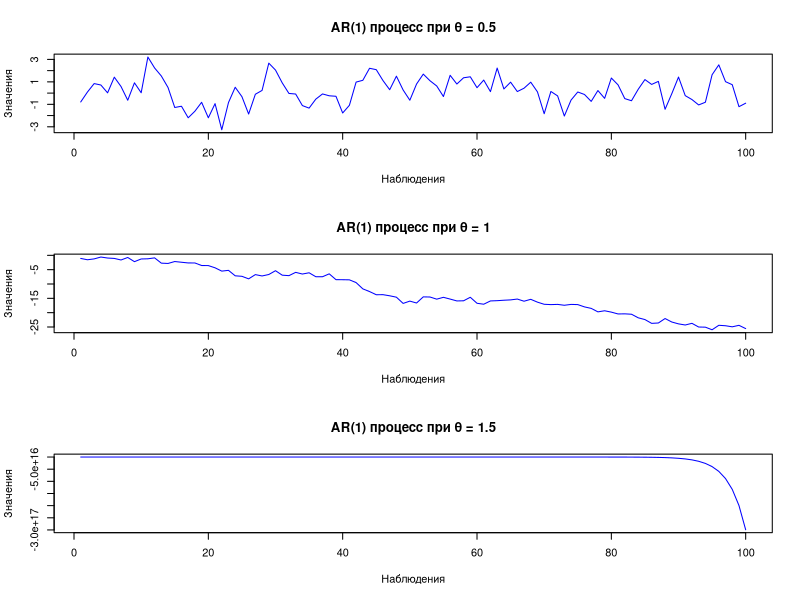

Write the R code that produced this figure.
#Задание 1
# Функция для генерации AR(1) процесса
ar <- function(n, theta) {
  # Инициализация вектора для хранения значений
  x <- numeric(n)
  
  # Генерация случайной ошибки (шум)
  epsilon <- rnorm(n, mean = 0, sd = 1)
  
  # Начальное значение
  x[1] <- epsilon[1]  # или любое другое случайное значение
  
  # Генерация AR(1) процесса
  for (k in 2:n) {
    x[k] <- theta * x[k - 1] + epsilon[k]
  }
  
  return(x)
}

# Параметры
n <- 100  # Объем выборки

# Значения параметра theta для различных случаев
theta_values <- c(0.5, 1, 1.5)  # |theta| < 1, |theta| = 1, |theta| > 1

# Построение графиков
par(mfrow=c(3, 1))  # Разделение окна на 3 строки и 1 столбец

for (theta in theta_values) {
  x <- ar(n, theta)
  
  plot(x, type='l', main=paste("AR(1) процесс при θ =", theta), 
       ylab="Значения", xlab="Наблюдения", col="blue")
}

#Задание 2
# Функция для оценки параметра θ методом наименьших квадратов с ограничением
estimate_theta_mnk <- function(x) {
  n <- length(x)
  
  # Числитель и знаменатель для оценки θ
  numerator <- sum(x[2:n] * x[1:(n-1)])
  denominator <- sum(x[1:(n-1)]^2)
  
  # Оценка θ
  estimated_theta <- numerator / denominator
  
  # Применяем ограничение |θ| ≤ 1
  estimated_theta <- ifelse(abs(estimated_theta) > 1, sign(estimated_theta), estimated_theta)
  
  return(estimated_theta)
}

# Оценка параметра θ для каждого процесса и вывод результата
cat("\nОценка параметра θ:\n")
for (theta in theta_values) {
  x <- ar(n, theta)
  
  # Оценка параметра θ
  estimated_theta <- estimate_theta_mnk(x)
  
  # Вывод результата оценки θ только если начальное значение θ ≤ 1
  if (abs(theta) <= 1) {
    cat("Оцененное значение θ для начального θ =", theta, ":", estimated_theta, "\n")
  }
}
